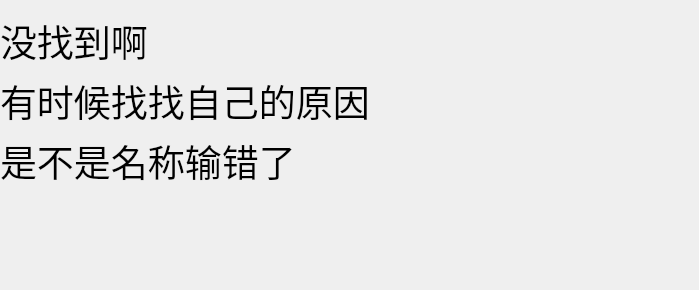
       <widget class="QWidget" name="miss">
        <widget class="QLabel" name="label_27">
         <property name="geometry">
          <rect>
           <x>390</x>
           <y>-4</y>
           <width>300</width>
           <height>281</height>
          </rect>
         </property>
         <property name="styleSheet">
          <string notr="true">background-image: url(:/image/wunai.jpg);</string>
         </property>
         <property name="text">
          <string/>
         </property>
        </widget>
        <widget class="QLabel" name="label_28">
         <property name="geometry">
          <rect>
           <x>0</x>
           <y>20</y>
           <width>161</width>
           <height>41</height>
          </rect>
         </property>
         <property name="font">
          <font>
           <family>华文新魏</family>
           <pointsize>28</pointsize>
          </font>
         </property>
         <property name="text">
          <string>没找到啊</string>
         </property>
        </widget>
        <widget class="QLabel" name="label_29">
         <property name="geometry">
          <rect>
           <x>0</x>
           <y>80</y>
           <width>371</width>
           <height>41</height>
          </rect>
         </property>
         <property name="font">
          <font>
           <family>华文新魏</family>
           <pointsize>28</pointsize>
          </font>
         </property>
         <property name="text">
          <string>有时候找找自己的原因</string>
         </property>
        </widget>
        <widget class="QLabel" name="label_30">
         <property name="geometry">
          <rect>
           <x>0</x>
           <y>140</y>
           <width>311</width>
           <height>41</height>
          </rect>
         </property>
         <property name="font">
          <font>
           <family>华文新魏</family>
           <pointsize>28</pointsize>
          </font>
         </property>
         <property name="text">
          <string>是不是名称输错了</string>
         </property>
        </widget>
       </widget>
